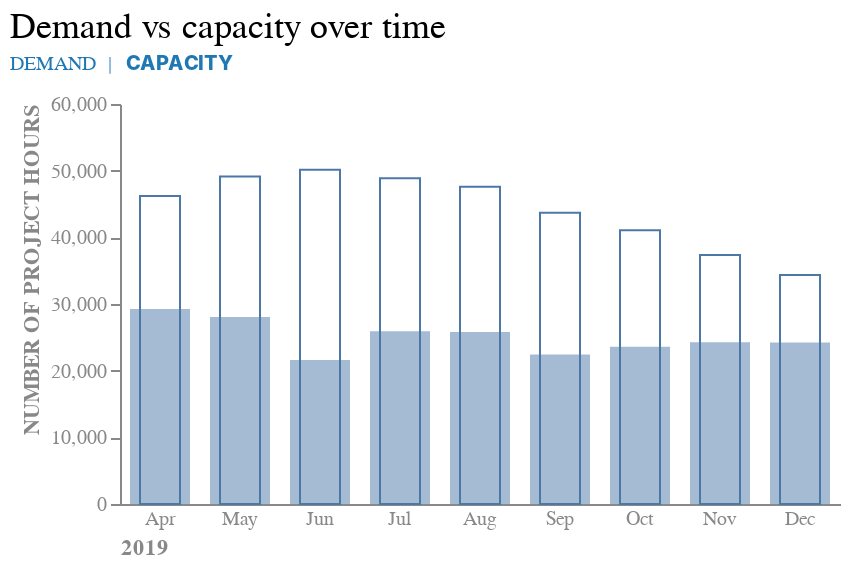

Source (notebook cell):
### Markdown cell above
![Alt text](\Images\2_4b.png)

### Code cell
demand = alt.Chart(demand_2019, 
                   width = alt.Step(40), 
                   title = alt.Title(
                       "Demand vs capacity over time",
                       fontSize = 18,
                       fontWeight = 'normal',
                       anchor = 'start'
                       )
                    ).mark_bar(filled = False).encode(
    y = alt.Y('Value', 
              axis = alt.Axis(grid = False, titleAnchor = 'end', labelColor = "#888888", titleColor = '#888888'), 
              scale = alt.Scale(domain = [0, 60000]), 
              title = "NUMBER OF PROJECT HOURS"),
    x = alt.X('month', 
              sort = None, 
              axis = alt.Axis(labelAngle = 0, titleAnchor = 'start', labelColor = "#888888", titleColor = '#888888', ticks = False), 
              title = "2019")
    )

capacity = alt.Chart(capacity_2019).mark_bar(
    size = 30
    ).encode(
    y = alt.Y('Value', 
              axis = alt.Axis(grid = False, titleAnchor = 'end', labelColor = "#888888", titleColor = '#888888'), 
              scale = alt.Scale(domain = [0, 60000]), 
              title = "NUMBER OF PROJECT HOURS"),
    x = alt.X('month', 
              sort = None, 
              axis = alt.Axis(labelAngle = 0, titleAnchor = 'start', labelColor = "#888888", titleColor = '#888888', ticks = False), 
              title = "2019"),
    opacity = alt.value(0.5)
    )

label1 = alt.Chart({"values": 
                    [{"text":  ['DEMAND  |']}]
                    }
                    ).mark_text(size = 10, 
                                align = "left", 
                                dx = -235, dy = -120, 
                                color = '#1f77b4'
                                ).encode(text = "text:N")

label2 = alt.Chart({"values": 
                    [{"text":  ['CAPACITY']}]
                    }
                    ).mark_text(size = 10, 
                                align = "left", 
                                dx = -177, dy = -120, 
                                color = '#1f77b4',
                                fontWeight = 800
                                ).encode(text = "text:N")

final = capacity + demand + label1 + label2

final.configure_scale(
    bandPaddingInner = 0.5
).configure_view(stroke = None).properties(height = 200)

### Figure 1 — Vega-Lite specification as saved in the notebook (floating-point values rounded to 4 significant figures)
{"config": {"view": {"continuousWidth": 300, "continuousHeight": 300, "stroke": null}, "scale": {"bandPaddingInner": 0.5}}, "layer": [{"data": {"name": "data-6563dc1165a072f2ab68a801d7f1a3ed"}, "mark": {"type": "bar", "size": 30}, "encoding": {"opacity": {"value": 0.5}, "x": {"axis": {"labelAngle": 0, "labelColor": "#888888", "ticks": false, "titleAnchor": "start", "titleColor": "#888888"}, "field": "month", "sort": null, "title": "2019", "type": "nominal"}, "y": {"axis": {"grid": false, "labelColor": "#888888", "titleAnchor": "end", "titleColor": "#888888"}, "field": "Value", "scale": {"domain": [0, 60000]}, "title": "NUMBER OF PROJECT HOURS", "type": "quantitative"}}}, {"data": {"name": "data-e534e8b67a67e2c71dfef5a17d5b54f3"}, "mark": {"type": "bar", "filled": false}, "encoding": {"x": {"axis": {"labelAngle": 0, "labelColor": "#888888", "ticks": false, "titleAnchor": "start", "titleColor": "#888888"}, "field": "month", "sort": null, "title": "2019", "type": "nominal"}, "y": {"axis": {"grid": false, "labelColor": "#888888", "titleAnchor": "end", "titleColor": "#888888"}, "field": "Value", "scale": {"domain": [0, 60000]}, "title": "NUMBER OF PROJECT HOURS", "type": "quantitative"}}, "title": {"text": "Demand vs capacity over time", "anchor": "start", "fontSize": 18, "fontWeight": "normal"}}, {"data": {"name": "data-fd40bf7b2ed89b2c582bd8d0b2fc7524"}, "mark": {"type": "text", "align": "left", "color": "#1f77b4", "dx": -235, "dy": -120, "size": 10}, "encoding": {"text": {"field": "text", "type": "nominal"}}}, {"data": {"name": "data-6b100461ad86d17fc030d068d1e8d22d"}, "mark": {"type": "text", "align": "left", "color": "#1f77b4", "dx": -177, "dy": -120, "fontWeight": 800, "size": 10}, "encoding": {"text": {"field": "text", "type": "nominal"}}}], "height": 200, "width": {"step": 40}, "$schema": "https://vega.github.io/schema/vega-lite/v5.15.1.json", "datasets": {"data-6563dc1165a072f2ab68a801d7f1a3ed": [{"Metric": "CAPACITY", "Value": 29263, "year": 2019, "month": "Apr"}, {"Metric": "CAPACITY", "Value": 28037, "year": 2019, "month": "May"}, {"Metric": "CAPACITY", "Value": 21596, "year": 2019, "month": "Jun"}, {"Metric": "CAPACITY", "Value": 25895, "year": 2019, "month": "Jul"}, {"Metric": "CAPACITY", "Value": 25813, "year": 2019, "month": "Aug"}, {"Metric": "CAPACITY", "Value": 22427, "year": 2019, "month": "Sep"}, {"Metric": "CAPACITY", "Value": 23605, "year": 2019, "month": "Oct"}, {"Metric": "CAPACITY", "Value": 24263, "year": 2019, "month": "Nov"}, {"Metric": "CAPACITY", "Value": 24243, "year": 2019, "month": "Dec"}], "data-e534e8b67a67e2c71dfef5a17d5b54f3": [{"Metric": "DEMAND", "Value": 46193, "year": 2019, "month": "Apr"}, {"Metric": "DEMAND", "Value": 49131, "year": 2019, "month": "May"}, {"Metric": "DEMAND", "Value": 50124, "year": 2019, "month": "Jun"}, {"Metric": "DEMAND", "Value": 48850, "year": 2019, "month": "Jul"}, {"Metric": "DEMAND", "Value": 47602, "year": 2019, "month": "Aug"}, {"Metric": "DEMAND", "Value": 43697, "year": 2019, "month": "Sep"}, {"Metric": "DEMAND", "Value": 41058, "year": 2019, "month": "Oct"}, {"Metric": "DEMAND", "Value": 37364, "year": 2019, "month": "Nov"}, {"Metric": "DEMAND", "Value": 34364, "year": 2019, "month": "Dec"}], "data-fd40bf7b2ed89b2c582bd8d0b2fc7524": [{"text": ["DEMAND  |"]}], "data-6b100461ad86d17fc030d068d1e8d22d": [{"text": ["CAPACITY"]}]}}
